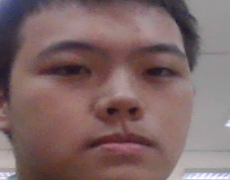
#> input picture dataset/User_1 (124).png, 230 x 180 px; its folder holds only this picture in this run
$ python resize_image.py
#> lines starting #> are read from the running program, lines starting #| are printed output that depends on the picture
import os
import cv2
import numpy as np
from PIL import Image

# Đường dẫn nguồn và nơi lưu
path = 'D:/Project VXL/dataset'
path_save = 'D:/Project VXL/dataset_save'

# Kích thước resize
newsize = (200, 200)

# Duyệt toàn bộ thư mục con
for root, dirs, files in os.walk(path):
    for file in files:
        if file.lower().endswith(('.png', '.jpg', '.jpeg')):
            try:
                input_path = os.path.join(root, file)
                rel_path = os.path.relpath(input_path, path)  # Lấy đường dẫn tương đối
                save_path = os.path.join(path_save, rel_path)

                # Tạo thư mục con trong thư mục đích nếu chưa có
                os.makedirs(os.path.dirname(save_path), exist_ok=True)

                # Đọc và resize ảnh
                pil_img = Image.open(input_path).convert('RGB')
                img = np.array(pil_img)
                img = cv2.cvtColor(img, cv2.COLOR_RGB2BGR)
                resized_img = cv2.resize(img, newsize, interpolation=cv2.INTER_AREA)
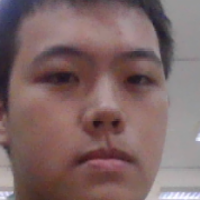
#> resized_img: shape (200, 200, 3); mean B, G, R 102.7, 102.7, 127.1

                # Ghi ảnh
                success = cv2.imwrite(save_path, resized_img)
                if success:
                    print(f"✅ Đã resize và lưu: {save_path}")
                else:
                    print(f"❌ Không thể lưu: {save_path}")

            except Exception as e:
                print(f"⚠️ Lỗi xử lý ảnh {file}: {e}")

print("\n🎉 Hoàn tất resize ảnh!")

$ run again, on dataset/User_1 (143).png
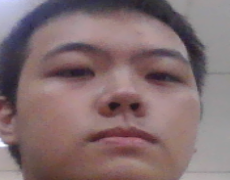
#> input picture dataset/User_1 (143).png, 230 x 180 px
#> `resized_img = cv2.resize(img, newsize, interpolation=cv2.INTER_AREA)`:
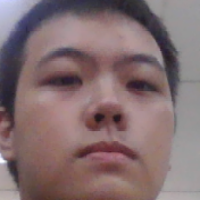
#> resized_img: shape (200, 200, 3); mean B, G, R 112.1, 109.9, 131.5
